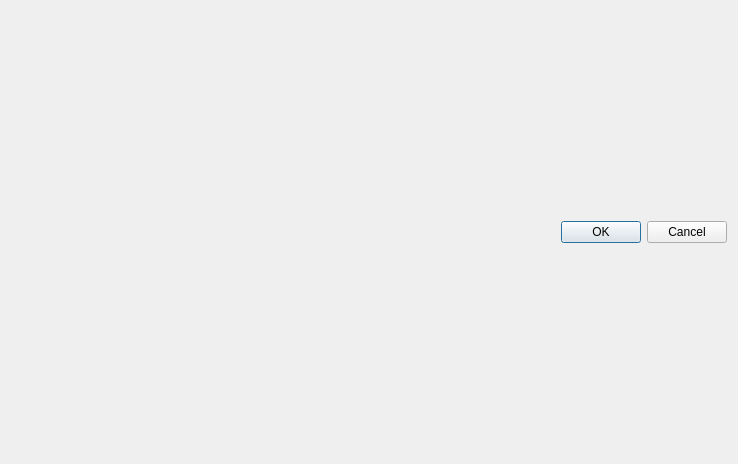
<?xml version="1.0" encoding="UTF-8"?>
<ui version="4.0">
 <class>CreateContractDialog</class>
 <widget class="QDialog" name="CreateContractDialog">
  <property name="geometry">
   <rect>
    <x>0</x>
    <y>0</y>
    <width>738</width>
    <height>464</height>
   </rect>
  </property>
  <property name="windowTitle">
   <string>Dialog</string>
  </property>
  <layout class="QGridLayout" name="gridLayout_2">
   <item row="0" column="0">
    <layout class="QGridLayout" name="gridLayout"/>
   </item>
   <item row="1" column="0">
    <widget class="QDialogButtonBox" name="buttonBox">
     <property name="orientation">
      <enum>Qt::Horizontal</enum>
     </property>
     <property name="standardButtons">
      <set>QDialogButtonBox::Cancel|QDialogButtonBox::Ok</set>
     </property>
    </widget>
   </item>
  </layout>
 </widget>
 <resources/>
 <connections>
  <connection>
   <sender>buttonBox</sender>
   <signal>accepted()</signal>
   <receiver>CreateContractDialog</receiver>
   <slot>accept()</slot>
   <hints>
    <hint type="sourcelabel">
     <x>248</x>
     <y>254</y>
    </hint>
    <hint type="destinationlabel">
     <x>157</x>
     <y>274</y>
    </hint>
   </hints>
  </connection>
  <connection>
   <sender>buttonBox</sender>
   <signal>rejected()</signal>
   <receiver>CreateContractDialog</receiver>
   <slot>reject()</slot>
   <hints>
    <hint type="sourcelabel">
     <x>316</x>
     <y>260</y>
    </hint>
    <hint type="destinationlabel">
     <x>286</x>
     <y>274</y>
    </hint>
   </hints>
  </connection>
 </connections>
</ui>
